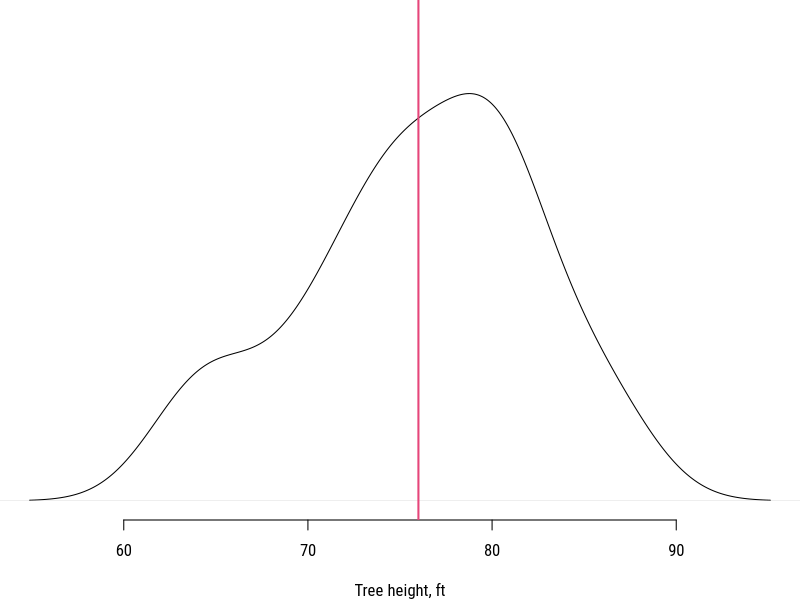
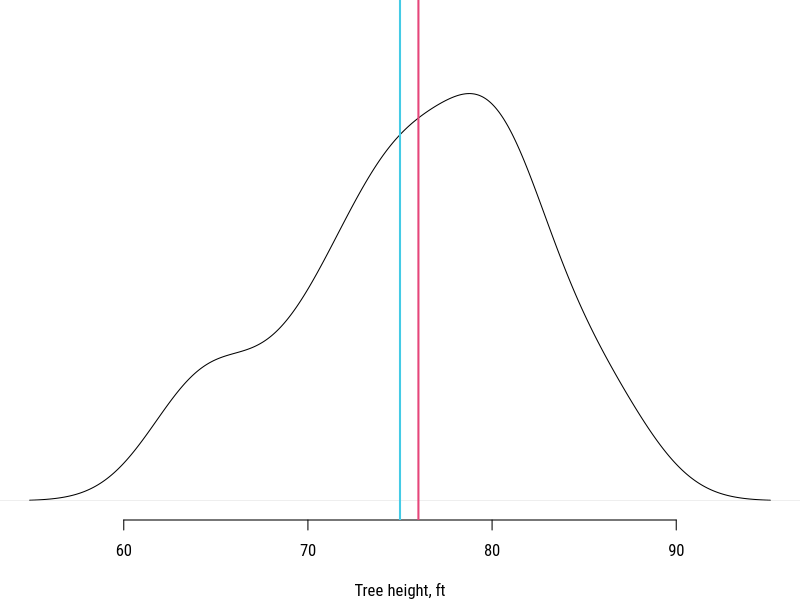
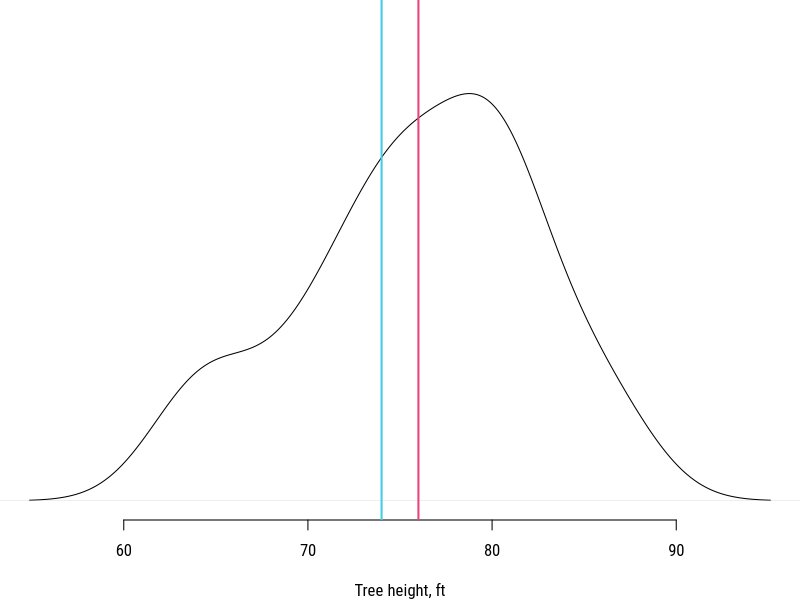
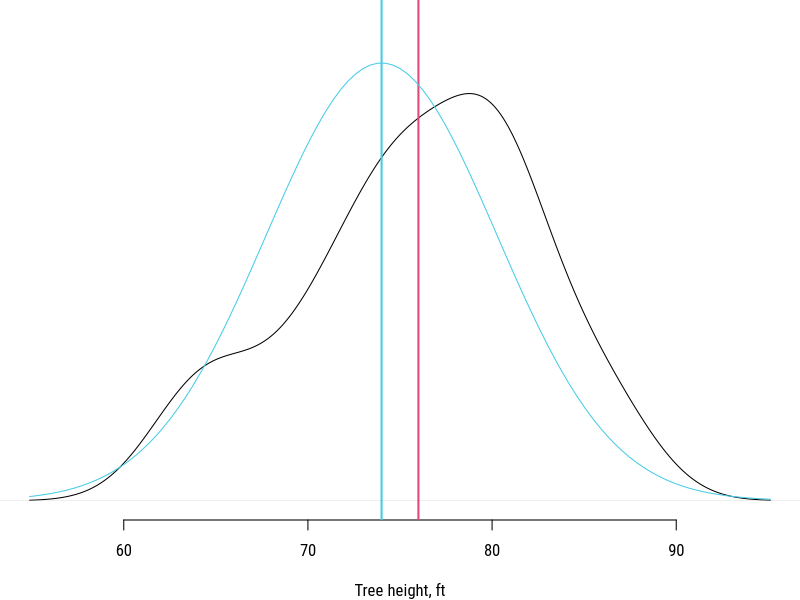
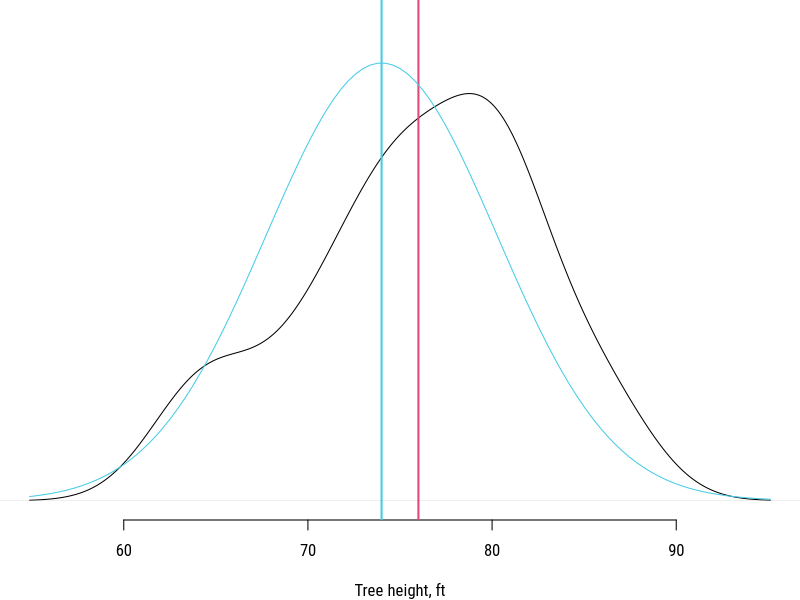
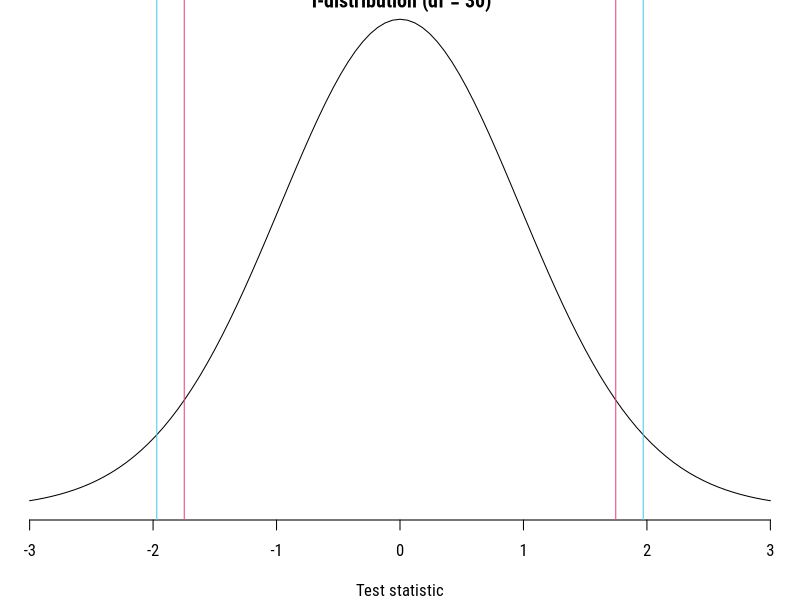
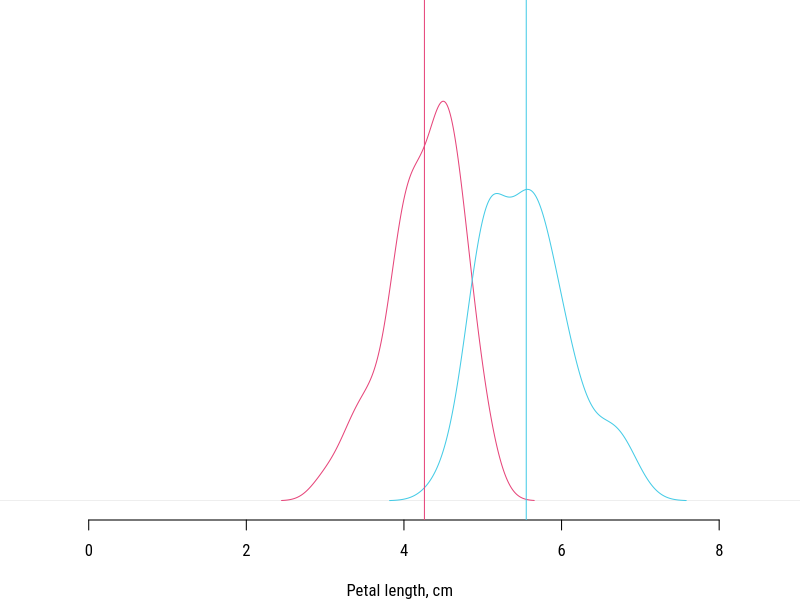
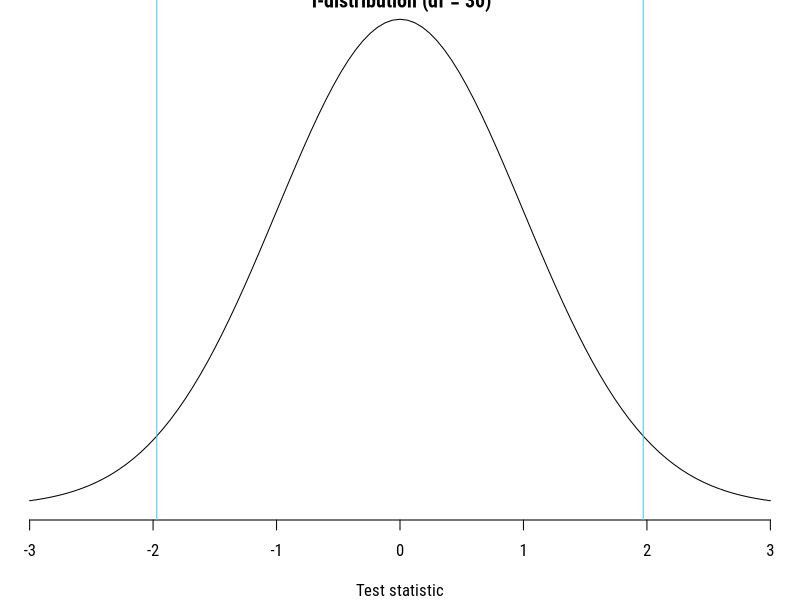

Generate these figures, in order, with R:
## ---- chunk 1
# Settings
knitr::opts_chunk$set(echo = F, warning = F, dpi = 150, fig.height = 4)
# Load packages
library('magrittr');library('knitr')
# Set colors
Col <- c(red = '#e6457a', green = '#b0e645', blue = '#45cbe6')
## ---- chunk 2
makePlot <- function() {
  par(mar = c(4,0,0,0), bty = 'n', yaxt = 'n', family = 'RobotoCondensed')
  plot(density(trees$Height), 
       main = NA, xlab = 'Tree height, ft', ylab = '', 
       ylim = c(0,.07))
}
makePlot()
abline(v = mean(trees$Height), lwd = 2, col = Col['red'])
## ---- chunk 3
makePlot()
abline(v = mean(trees$Height), lwd = 2, col = Col['red'])
abline(v = 75, lwd = 2, col = Col['blue'])
## ---- chunk 4
makePlot()
abline(v = mean(trees$Height), lwd = 2, col = Col['red'])
abline(v = 74, lwd = 2, col = Col['blue'])
## ---- chunk 5
makePlot()
abline(v = mean(trees$Height), lwd = 2, col = Col['red'])
sdTree <- sqrt((length(trees$Height)-1)/length(trees$Height)) * sd(trees$Height)
curve(dnorm(x, 74, sdTree), add = T, col = Col['blue'])
abline(v = 74, lwd = 2, col = Col['blue'])
## ---- chunk 6
makePlot()
abline(v = mean(trees$Height), lwd = 2, col = Col['red'])
sdTree <- sqrt((length(trees$Height)-1)/length(trees$Height)) * sd(trees$Height)
curve(dnorm(x, 74, sdTree), add = T, col = Col['blue'])
abline(v = 74, lwd = 2, col = Col['blue'])
## ---- chunk 7
Test <- t.test(trees$Height, mu = 74)
## ---- chunk 8
par(bty = 'n', yaxt = 'n', family = 'RobotoCondensed')
curve(dt(x, nrow(trees)-1), -3, 3, 
      main = "T-distribution (df = 30)", xlab = "Test statistic", ylab = "Density")
abline(v = c(-Test$statistic, Test$statistic), col = Col['red']) # Empirical
abline(v = c(-1.97, 1.97), col = Col['blue']) # Critical
## ---- chunk 9
makePlot <- function() {
  par(mar = c(4,0,0,0), bty = 'n', yaxt = 'n', family = 'RobotoCondensed')
  plot(density(iris$Petal.Length), type = 'n', 
       main = NA, xlab = 'Petal length, cm', ylab = '', 
       ylim = c(0,1))
  lines(density(iris$Petal.Length[iris$Species == 'versicolor']), col = Col['red'])
  lines(density(iris$Petal.Length[iris$Species == 'virginica']), col = Col['blue'])
}
makePlot()
abline(v = mean(iris$Petal.Length[iris$Species == 'versicolor']), col = Col['red'])
abline(v = mean(iris$Petal.Length[iris$Species == 'virginica']), col = Col['blue'])
## ---- chunk 10
Test <- t.test(iris$Petal.Length[iris$Species == 'versicolor'], iris$Petal.Length[iris$Species == 'virginica'], var.equal = T)
## ---- chunk 11
par(bty = 'n', yaxt = 'n', family = 'RobotoCondensed')
curve(dt(x, nrow(iris)+nrow(iris)-2), -3, 3, 
      main = "T-distribution (df = 30)", xlab = "Test statistic", ylab = "Density")
abline(v = c(-Test$statistic, Test$statistic), col = Col['red']) # Empirical
abline(v = c(-1.97, 1.97), col = Col['blue']) # Critical
## ---- chunk 12
makePlot <- function() {
  par(mar = c(4,0,0,0), bty = 'n', yaxt = 'n', family = 'RobotoCondensed')
  plot(density(iris$Petal.Length), type = 'n', 
       main = NA, xlab = 'Petal length, cm', ylab = '', 
       ylim = c(0,3))
  lines(density(iris$Petal.Length[iris$Species == 'versicolor']), col = Col['red'])
  lines(density(iris$Petal.Length[iris$Species == 'setosa']), col = Col['blue'])
}
makePlot()
abline(v = mean(iris$Petal.Length[iris$Species == 'versicolor']), col = Col['red'])
abline(v = mean(iris$Petal.Length[iris$Species == 'setosa']), col = Col['blue'])
## ---- chunk 13
Test <- t.test(iris$Petal.Length[iris$Species == 'versicolor'], iris$Petal.Length[iris$Species == 'setosa'])
## ---- chunk 14
par(bty = 'n', yaxt = 'n', family = 'RobotoCondensed')
curve(dt(x, nrow(iris)+nrow(iris)-2), -3, 3, 
      main = "T-distribution (df = 30)", xlab = "Test statistic", ylab = "Density")
abline(v = c(-Test$statistic, Test$statistic), col = Col['red']) # Empirical
abline(v = c(-1.97, 1.97), col = Col['blue']) # Critical
## ---- chunk 15
makePlot <- function() {
  par(mar = c(4,0,0,0), bty = 'n', yaxt = 'n', family = 'RobotoCondensed')
  plot(density(sleep$extra), type = 'n', 
       main = NA, xlab = 'Increase in hours of sleep, hour', ylab = '', 
       ylim = c(0,.25))
  lines(density(sleep$extra[sleep$group == 1]), col = Col['red'])
  lines(density(sleep$extra[sleep$group == 2]), col = Col['blue'])
  }
makePlot()
abline(v = mean(sleep$extra[sleep$group == 1]), col = Col['red'])
abline(v = mean(sleep$extra[sleep$group == 2]), col = Col['blue'])
## ---- chunk 16
Test <- t.test(sleep$extra[sleep$group == 1], sleep$extra[sleep$group == 2],
               paired = T)
## ---- chunk 17
par(bty = 'n', yaxt = 'n', family = 'RobotoCondensed')
curve(dt(x, Test$parameter), -5, 5, 
      main = "T-distribution (df = 9)", xlab = "Test statistic", ylab = "Density")
abline(v = c(-Test$statistic, Test$statistic), col = Col['red']) # Empirical
abline(v = c(-1.97, 1.97), col = Col['blue']) # Critical
## ---- chunk 18
Test <- t.test(sleep$extra[sleep$group == 1], sleep$extra[sleep$group == 2], 
               paired = T, alternative = 'less')
## ---- chunk 19
par(bty = 'n', yaxt = 'n', family = 'RobotoCondensed')
curve(dt(x, Test$parameter), -5, 5, 
      main = "T-distribution (df = 9)", xlab = "Test statistic", ylab = "Density")
abline(v = c(Test$statistic), col = Col['red']) # Empirical
abline(v = c(1.645), col = Col['blue']) # Critical
## ---- chunk 20
par(mfrow = c(1,3), bty = 'na', yaxt = 'n')
curve(dnorm(x, 0, 1), -3,3, main = "N(0,1)");
curve(dnorm(x, 0, .2), -3,3, main = "N(0,.2)");
curve(dnorm(x, 0, 2), -3,3, main = "N(0,2)")
## ---- chunk 21
par(mfrow = 1:2, bty = 'n', yaxt = 'n', family = 'RobotoCondensed')
plot(density(rock$area), 
       main = NA, xlab = 'Area of pores space, pixels', ylab = '')
curve(dnorm(x, mean(rock$area), sd(rock$area)), min(density(rock$area)$x), max(density(rock$area)$x), 
      add = T, col = Col['red'])
qqnorm(rock$area)
## ---- chunk 22
par(mfrow = 1:2, bty = 'n', yaxt = 'n', family = 'RobotoCondensed')
plot(density(rock$shape), 
       main = NA, xlab = 'Perimeter / sqrt(area)', ylab = '')
curve(dnorm(x, mean(rock$shape), sd(rock$shape)), min(density(rock$shape)$x), max(density(rock$shape)$x), 
      add = T, col = Col['red'])
qqnorm(rock$shape)
## ---- chunk 23
shapiro.test(rock$area)
## ---- chunk 24
shapiro.test(rock$shape)
## ---- chunk 25
makePlot <- function() {
  par(mar = c(4,0,0,0), bty = 'n', yaxt = 'n', family = 'RobotoCondensed')
  plot(density(warpbreaks$breaks), type = 'n', 
       main = NA, xlab = 'Number of breaks', ylab = '', 
       ylim = c(0,.05))
  lines(density(warpbreaks$breaks[warpbreaks$wool == 'A']), col = Col['red'])
  lines(density(warpbreaks$breaks[warpbreaks$wool == 'B']), col = Col['blue'])
}
makePlot()
## ---- chunk 26
shapiro.test(warpbreaks$breaks[warpbreaks$wool == 'A'])
shapiro.test(warpbreaks$breaks[warpbreaks$wool == 'B'])
## ---- chunk 27
Test <- wilcox.test(breaks ~ wool, warpbreaks)
## ---- chunk 28
ChickWeight <- ChickWeight[ChickWeight$Chick %in%
  intersect(ChickWeight$Chick[ChickWeight$Time == 2], 
            ChickWeight$Chick[ChickWeight$Time == 4]), ]
## ---- chunk 29
makePlot <- function() {
  par(mar = c(4,0,0,0), bty = 'n', yaxt = 'n', family = 'RobotoCondensed')
  plot(density(ChickWeight$weight[ChickWeight$Time <= 4]), type = 'n', 
       main = NA, xlab = "Weight of a chick, g", ylab = '', 
       ylim = c(0,.2))
  lines(density(ChickWeight$weight[ChickWeight$Time == 2]), col = Col['red'])
  lines(density(ChickWeight$weight[ChickWeight$Time == 4]), col = Col['blue'])
}
makePlot()
## ---- chunk 30
Test <- wilcox.test(ChickWeight$weight[ChickWeight$Time == 2], 
                    ChickWeight$weight[ChickWeight$Time == 4], paired = T)
## ---- chunk 31
makePlot <- function() {
  par(mar = c(4,0,0,0), bty = 'n', yaxt = 'n', family = 'RobotoCondensed')
  plot(density(ToothGrowth$len), type = 'n', 
       main = NA, xlab = 'Tooth length, ?', ylab = '', 
       ylim = c(0,.08))
  lines(density(ToothGrowth$len[ToothGrowth$supp == 'VC']), col = Col['red'])
  lines(density(ToothGrowth$len[ToothGrowth$supp == 'OJ']), col = Col['blue'])
}
makePlot()
## ---- chunk 32
par(mfrow = 1:2, bty = 'n', family = 'RobotoCondensed')
plot(density(ToothGrowth$len[ToothGrowth$supp == 'VC']), main = "Probability density function (PDF)")
plot(ecdf(ToothGrowth$len[ToothGrowth$supp == 'VC']), main = "Cumulative distribution function (CDF)")
## ---- chunk 33
Test <- ks.test(ToothGrowth$len[ToothGrowth$supp == 'VC'], 
                ToothGrowth$len[ToothGrowth$supp == 'OJ'])
## ---- chunk 34
par(mar = c(4,2,0,0), bty = 'n', family = 'RobotoCondensed')
plot(c(0, 40), 0:1, type = 'n', xlab = "Percent infected")
ToothGrowth$len[ToothGrowth$supp == 'VC'] %>% ecdf %>% lines(col = Col['red'])
ToothGrowth$len[ToothGrowth$supp == 'OJ'] %>% ecdf %>% lines(col = Col['blue'])
